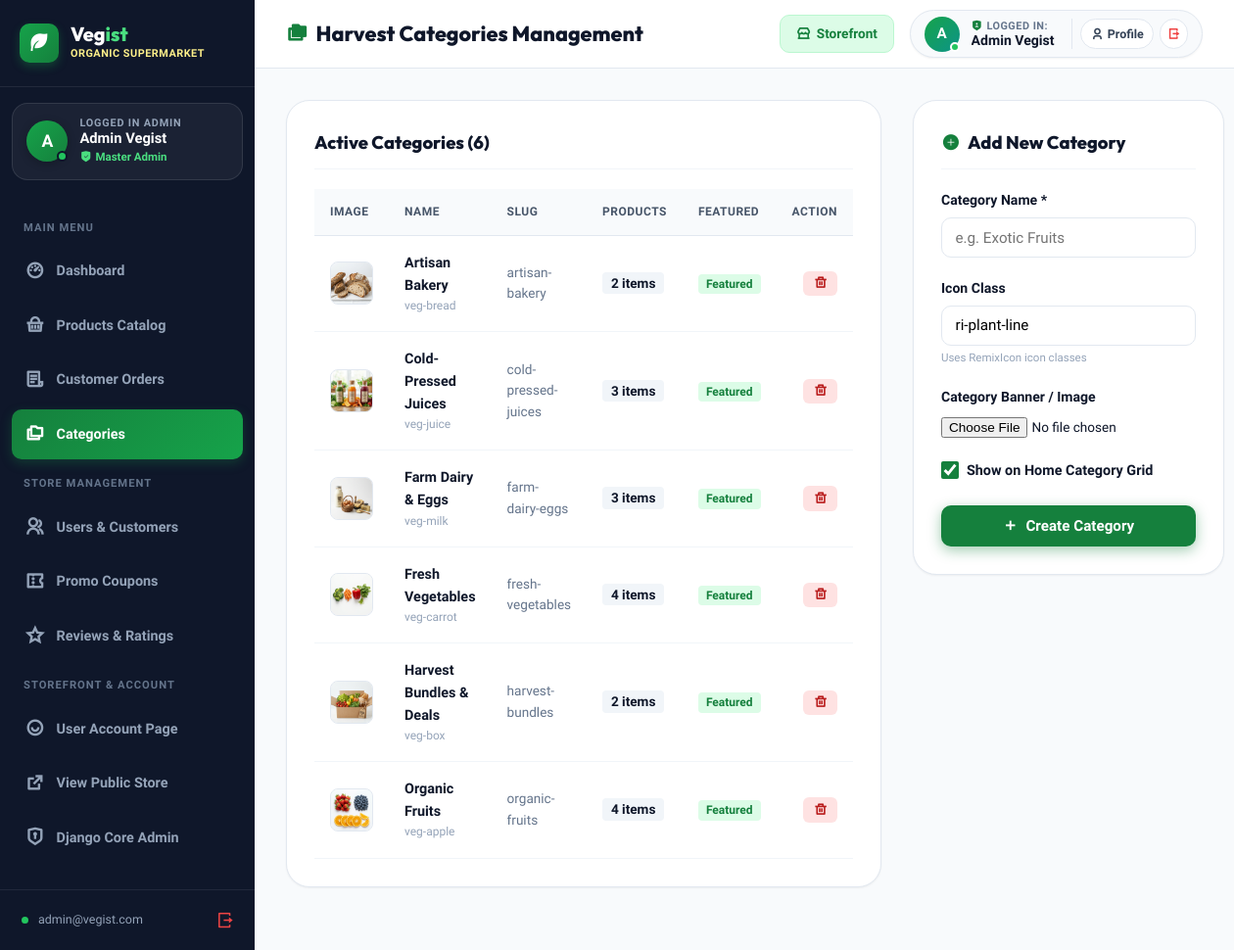
Screenshot of /dashboard/categories/ (signed in) with the database file from the repository.
### store/models.py (models this page shows, shortened)
class Category(models.Model):
    name = models.CharField(max_length=100)
    slug = models.SlugField(max_length=120, unique=True)
    icon = models.CharField(max_length=50, blank=True, help_text="Emoji or icon class")
    image = models.ImageField(upload_to='categories/', blank=True, null=True)
    description = models.TextField(blank=True)
    is_featured = models.BooleanField(default=True)
    created_at = models.DateTimeField(auto_now_add=True)
    class Meta:
        verbose_name_plural = 'Categories'
        ordering = ['name']

### dashboard/views.py (the view, shortened to what this page needs)
# urls.py: path('categories/', views.categories_list, name='categories_list'),
@admin_required
def categories_list(request):
    categories = Category.objects.annotate(prod_count=Count('products')).order_by('name')
    return render(request, 'dashboard/categories.html', {
        'active_menu': 'categories',
        'categories': categories,
    })

### templates/dashboard/categories.html (shortened to what this page needs)
{% extends 'dashboard/base_dashboard.html' %}
{% block page_title %}<i class="ri-folders-fill" style="color: var(--primary);"></i> Harvest Categories Management{% endblock %}
{% block content %}
<div style="display: grid; grid-template-columns: 2fr 1fr; gap: 2rem; align-items: start;">
  <div class="dash-card">
    <div class="dash-card-header">
      <div class="dash-card-title">
        <span>Active Categories ({{ categories.count }})</span>
      </div>
    </div>
    <table class="dash-table">
      <thead>
        <tr>
          <th style="width: 60px;">Image</th>
          <th>Name</th>
          <th>Slug</th>
          <th>Products</th>
          <th>Featured</th>
          <th style="text-align: right;">Action</th>
        </tr>
      </thead>
      <tbody>
        {% for cat in categories %}
          <tr>
            <td>
              <div style="width: 44px; height: 44px; border-radius: 8px; overflow: hidden; background: #f8fafc; border: 1px solid var(--gray-200);">
                {% if cat.image %}
                  <img src="{{ cat.image.url }}" alt="{{ cat.name }}" style="width: 100%; height: 100%; object-fit: cover;">
                {% else %}
                  <div style="width: 100%; height: 100%; display: flex; align-items: center; justify-content: center; color: var(--primary); font-size: 1.2rem;">
                    <i class="{{ cat.icon|default:'ri-plant-line' }}"></i>
                  </div>
                {% endif %}
              </div>
            </td>
            <td>
              <div style="font-weight: 700; color: var(--dark);">{{ cat.name }}</div>
              <div style="font-size: 0.75rem; color: var(--gray-400);"><i class="{{ cat.icon }}"></i> {{ cat.icon }}</div>
            </td>
            <td style="color: var(--gray-500); font-size: 0.85rem;">
              {{ cat.slug }}
            </td>
            <td>
              <span style="font-weight: 700; background: var(--gray-100); padding: 0.2rem 0.55rem; border-radius: 4px; font-size: 0.85rem;">
                {{ cat.prod_count }} items
              </span>
            </td>
            <td>
              {% if cat.is_featured %}
                <span style="background: #dcfce7; color: #15803d; font-weight: 800; font-size: 0.75rem; padding: 0.2rem 0.5rem; border-radius: 4px;">Featured</span>
              {% else %}
                <span style="color: var(--gray-400); font-size: 0.75rem;">Standard</span>
              {% endif %}
            </td>
            <td style="text-align: right;">
              <form action="{% url 'dashboard:category_delete' cat.id %}" method="POST" onsubmit="return confirm('Delete category {{ cat.name }}?');" style="display:inline;">
                <button type="submit" class="btn" style="background: #fee2e2; color: #b91c1c; padding: 0.35rem 0.65rem; border-radius: 6px; font-size: 0.82rem; border: none; cursor: pointer;">
                  <i class="ri-delete-bin-line"></i>
                </button>
              </form>
            </td>
          </tr>
        {% endfor %}
      </tbody>
    </table>
  </div>
  <div class="dash-card">
    <div class="dash-card-header">
      <div class="dash-card-title">
        <i class="ri-add-circle-fill" style="color: var(--primary);"></i>
        <span>Add New Category</span>
      </div>
    </div>
    <form method="POST" enctype="multipart/form-data">
      <div style="margin-bottom: 1.25rem;">
        <label style="display: block; font-weight: 700; font-size: 0.88rem; margin-bottom: 0.4rem;">
          Category Name *
        </label>
        <input type="text" name="name" required placeholder="e.g. Exotic Fruits" style="width: 100%; padding: 0.65rem 0.85rem; border: 1px solid var(--gray-200); border-radius: var(--radius); font-size: 0.95rem;">
      </div>
      <div style="margin-bottom: 1.25rem;">
        <label style="display: block; font-weight: 700; font-size: 0.88rem; margin-bottom: 0.4rem;">
          Icon Class
        </label>
        <input type="text" name="icon" value="ri-plant-line" placeholder="e.g. ri-apple-line, ri-goblet-line" style="width: 100%; padding: 0.65rem 0.85rem; border: 1px solid var(--gray-200); border-radius: var(--radius); font-size: 0.95rem;">
        <div style="font-size: 0.72rem; color: var(--gray-400); margin-top: 0.2rem;">Uses RemixIcon icon classes</div>
      </div>
      <div style="margin-bottom: 1.25rem;">
        <label style="display: block; font-weight: 700; font-size: 0.88rem; margin-bottom: 0.4rem;">
          Category Banner / Image
        </label>
        <input type="file" name="image" accept="image/*" style="font-size: 0.85rem;">
      </div>
      <div style="margin-bottom: 1.5rem;">
        <label style="display: flex; align-items: center; gap: 0.5rem; cursor: pointer; font-size: 0.9rem; font-weight: 600;">
          <input type="checkbox" name="is_featured" checked style="width: 18px; height: 18px; accent-color: var(--primary);">
          <span>Show on Home Category Grid</span>
        </label>
      </div>
      <button type="submit" class="btn btn-primary" style="width: 100%; padding: 0.75rem; font-weight: 800; border-radius: var(--radius);">
        <i class="ri-add-line"></i> Create Category
      </button>
    </form>
  </div>
</div>
{% endblock %}

### templates/dashboard/base_dashboard.html (shortened to what this page needs)
{% load static %}
<!DOCTYPE html>
<html lang="en">
<head>
  <link href="https://cdn.jsdelivr.net/npm/remixicon@4.2.0/fonts/remixicon.css" rel="stylesheet">
  <link rel="stylesheet" href="{% static 'css/vegist.css' %}">
</head>
<body>
  <aside class="dash-sidebar" id="dashSidebar">
    <a href="{% url 'dashboard:home' %}" class="dash-brand">
      <div class="dash-brand-icon">
        <i class="ri-leaf-fill"></i>
      </div>
      <div>
        <div class="dash-brand-title">Veg<span>ist</span></div>
        <div class="dash-brand-badge">Organic Supermarket</div>
      </div>
    </a>
    <div class="dash-user-card">
      <div class="dash-user-avatar">
        {% if request.user.first_name %}
          {{ request.user.first_name|make_list|first|upper }}
        {% else %}
          {{ request.user.username|make_list|first|upper }}
        {% endif %}
        <span class="user-online-dot" title="Authenticated & Active"></span>
      </div>
      <div class="dash-user-details">
        <div class="dash-user-greeting">Logged In Admin</div>
        <div class="dash-user-name" title="{% if request.user.get_full_name %}{{ request.user.get_full_name }}{% elif request.user.first_name %}{{ request.user.first_name }}{% elif request.user.username|length > 2 %}{{ request.user.username|capfirst }}{% else %}{{ request.user.email }}{% endif %}">
          {% if request.user.get_full_name %}
            {{ request.user.get_full_name }}
          {% elif request.user.first_name %}
            {{ request.user.first_name }}
          {% elif request.user.username|length > 2 %}
            {{ request.user.username|capfirst }}
          {% elif request.user.email %}
            {{ request.user.email }}
          {% else %}
            Admin User
          {% endif %}
        </div>
        <div class="dash-user-role">
          <i class="ri-shield-check-fill"></i>
          {% if request.user.is_superuser %}Master Admin{% elif request.user.is_staff %}Store Staff{% else %}User{% endif %}
        </div>
      </div>
    </div>
    <div class="dash-nav">
      <div class="dash-nav-header">Main Menu</div>
      <a href="{% url 'dashboard:home' %}" class="dash-nav-link {% if active_menu == 'dashboard' %}active{% endif %}">
        <i class="ri-dashboard-3-line"></i>
        <span>Dashboard</span>
      </a>
      <a href="{% url 'dashboard:products_list' %}" class="dash-nav-link {% if active_menu == 'products' %}active{% endif %}">
        <i class="ri-shopping-basket-line"></i>
        <span>Products Catalog</span>
      </a>
      <a href="{% url 'dashboard:orders_list' %}" class="dash-nav-link {% if active_menu == 'orders' %}active{% endif %}">
        <i class="ri-file-list-3-line"></i>
        <span>Customer Orders</span>
      </a>
      <a href="{% url 'dashboard:categories_list' %}" class="dash-nav-link {% if active_menu == 'categories' %}active{% endif %}">
        <i class="ri-folders-line"></i>
        <span>Categories</span>
      </a>
      <div class="dash-nav-header">Store Management</div>
      <a href="{% url 'dashboard:customers_list' %}" class="dash-nav-link {% if active_menu == 'customers' %}active{% endif %}">
        <i class="ri-group-line"></i>
        <span>Users & Customers</span>
      </a>
      <a href="{% url 'dashboard:coupons_list' %}" class="dash-nav-link {% if active_menu == 'coupons' %}active{% endif %}">
        <i class="ri-coupon-3-line"></i>
        <span>Promo Coupons</span>
      </a>
      <a href="{% url 'dashboard:reviews_list' %}" class="dash-nav-link {% if active_menu == 'reviews' %}active{% endif %}">
        <i class="ri-star-line"></i>
        <span>Reviews & Ratings</span>
      </a>
      <div class="dash-nav-header">Storefront & Account</div>
      <a href="{% url 'accounts:profile' %}" class="dash-nav-link">
        <i class="ri-user-smile-line"></i>
        <span>User Account Page</span>
      </a>
      <a href="{% url 'store:home' %}" target="_blank" class="dash-nav-link">
        <i class="ri-external-link-line"></i>
        <span>View Public Store</span>
      </a>
      <a href="/admin/" target="_blank" class="dash-nav-link">
        <i class="ri-shield-keyhole-line"></i>
        <span>Django Core Admin</span>
      </a>
    </div>
    <div class="dash-sidebar-footer">
      <div style="display: flex; align-items: center; gap: 0.5rem; min-width: 0;">
        <span class="user-online-dot" style="position: static; display: inline-block;"></span>
        <div style="font-size: 0.78rem; color: #94a3b8; overflow: hidden; text-overflow: ellipsis; white-space: nowrap; max-width: 150px;">
          {{ request.user.email|default:request.user.username }}
        </div>
      </div>
      <a href="{% url 'accounts:logout' %}" style="color: #ef4444; font-size: 1.15rem; display: flex; align-items: center;" title="Sign Out">
        <i class="ri-logout-box-r-line"></i>
      </a>
    </div>
  </aside>
  <div class="dash-wrapper">
    <header class="dash-header">
      <div style="display: flex; align-items: center; gap: 1rem;">
        <h1 class="dash-header-title">
          {% block page_title %}<i class="ri-dashboard-3-fill" style="color: var(--primary);"></i> Vegist Store Overview{% endblock %}
        </h1>
      </div>
      <div class="dash-header-actions">
        <a href="{% url 'store:home' %}" class="btn-storefront" target="_blank" title="View live storefront">
          <i class="ri-store-2-line"></i> Storefront
        </a>
        <div class="dash-header-user">
          <div class="admin-avatar">
            {% if request.user.first_name %}
              {{ request.user.first_name|make_list|first|upper }}
            {% else %}
              {{ request.user.username|make_list|first|upper }}
            {% endif %}
            <span class="user-online-dot"></span>
          </div>
          <div class="dash-header-user-info">
            <div class="dash-header-user-label">
              <i class="ri-shield-user-fill" style="color: var(--primary);"></i>
              <span>Logged In:</span>
            </div>
            <div class="dash-header-user-name" title="{% if request.user.get_full_name %}{{ request.user.get_full_name }}{% elif request.user.first_name %}{{ request.user.first_name }}{% elif request.user.username|length > 2 %}{{ request.user.username|capfirst }}{% else %}{{ request.user.email }}{% endif %}">
              {% if request.user.get_full_name %}
                {{ request.user.get_full_name }}
              {% elif request.user.first_name %}
                {{ request.user.first_name }}
              {% elif request.user.username|length > 2 %}
                {{ request.user.username|capfirst }}
              {% elif request.user.email %}
                {{ request.user.email }}
              {% else %}
                Admin User
              {% endif %}
            </div>
          </div>
          <div class="dash-header-user-actions">
            <a href="{% url 'accounts:profile' %}" class="dash-user-action-btn" title="View & Edit User Account Profile">
              <i class="ri-user-3-line"></i> Profile
            </a>
            <a href="{% url 'accounts:logout' %}" class="dash-user-action-btn logout" title="Sign Out of Admin Dashboard">
              <i class="ri-logout-box-r-line"></i>
            </a>
          </div>
        </div>
      </div>
    </header>
    <main class="dash-main">
      {% block content %}{% endblock %}
    </main>
  </div>
</body>
</html>

### rows the page displays
Category: image (picture), name "Artisan Bakery", icon "veg-bread", slug "artisan-bakery", prod_count "2", is_featured "Featured"
Category: image (picture), name "Cold-Pressed Juices", icon "veg-juice", slug "cold-pressed-juices", prod_count "3", is_featured "Featured"
Category: image (picture), name "Farm Dairy & Eggs", icon "veg-milk", slug "farm-dairy-eggs", prod_count "3", is_featured "Featured"
Category: image (picture), name "Fresh Vegetables", icon "veg-carrot", slug "fresh-vegetables", prod_count "4", is_featured "Featured"
Category: image (picture), name "Harvest Bundles & Deals", icon "veg-box", slug "harvest-bundles", prod_count "2", is_featured "Featured"
Category: image (picture), name "Organic Fruits", icon "veg-apple", slug "organic-fruits", prod_count "4", is_featured "Featured"

### other values shown
{{ request.user.first_name|make_list|first|upper }} "A"
{{ request.user.get_full_name }} "Admin Vegist"
{{ request.user.email|default:request.user.username }} "admin@vegist.com"
{{ categories.count }} "6"
